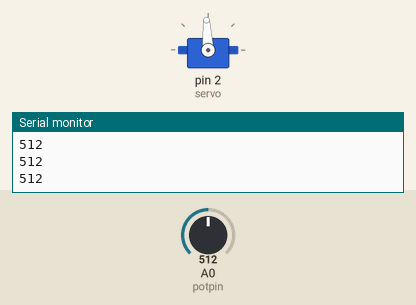
The sketch below on a simulated Arduino Uno, built with avr-gcc and run on an emulated ATmega328P. On the bench: servo, the last lines printed to the serial monitor. The test bench sets the inputs (shaded band); at power-on: A0 (potpin) = 512.

Above: at 1.2 s.
1.3 s: A0 (potpin) set to 716
At 2.5 s:
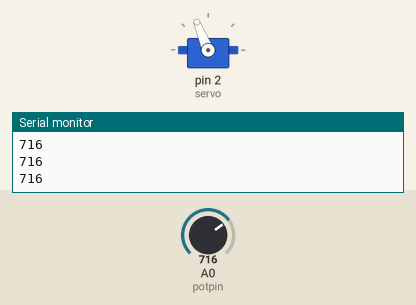
2.8 s: A0 (potpin) set to 900
At 4.0 s:
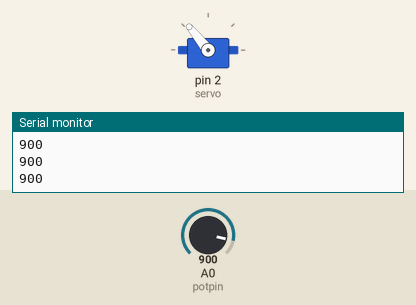
4.3 s: A0 (potpin) set to 1023
At 4.8 s:
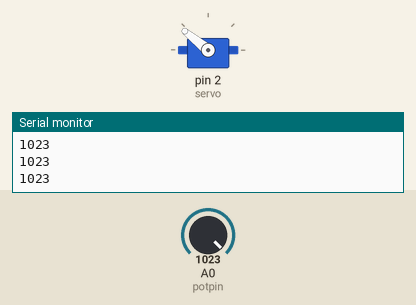
5.8 s: A0 (potpin) set to 306
At 7.0 s:
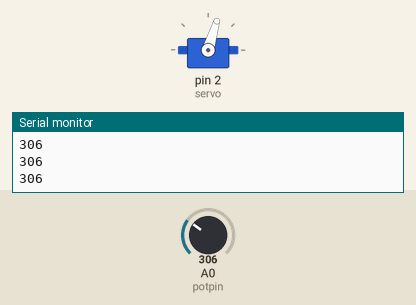
7.3 s: A0 (potpin) set to 122
At 8.5 s:
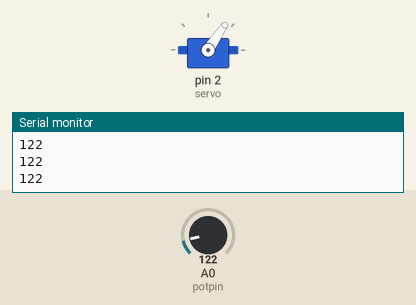
8.8 s: A0 (potpin) set to 511
At 9.3 s:
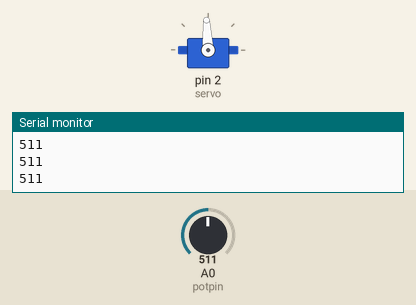
Timing chart, 0 to 11.3 s (numbered marks = the images above; inputs shaded):
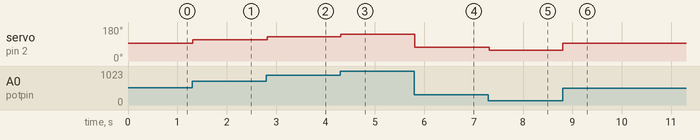

The sketch:

Q4.ino
```cpp
#include <Servo.h>

Servo servo;
//PIN of potonsiometer on arduino
const int potpin = A0;
int val;

void setup() {
  Serial.begin(9600);
  servo.attach(2);
}

void loop() {
  //value of potonsiometer
  val = analogRead(potpin);
  Serial.println(val);
  //and convert it within number 1000 to 2000 (in range of servo)
  servo.writeMicroseconds(float(val) / 1024 * 1000 + 1000);
  delay(15);
}
```

Measured:
- after the input at 1.3 s, servo on pin 2 (servo): 93° → 112° at once
- after the input at 2.8 s, servo on pin 2 (servo): 112° → 129° at once
- after the input at 4.3 s, servo on pin 2 (servo): 129° → 141° at once
- after the input at 5.8 s, servo on pin 2 (servo): 141° → 73° at once
- after the input at 7.3 s, servo on pin 2 (servo): 73° → 56° at once
- after the input at 8.8 s, servo on pin 2 (servo): 56° → 93° at once
